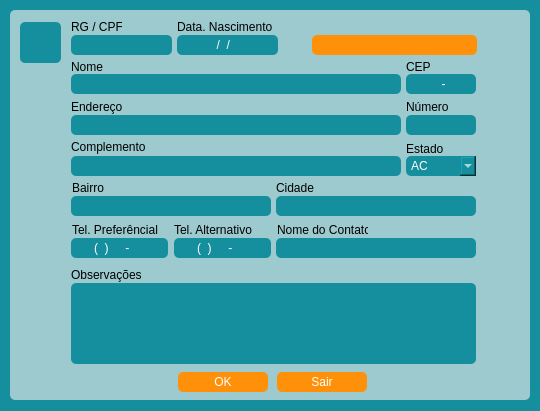
<?xml version="1.0" encoding="UTF-8"?>
<ui version="4.0">
 <class>FrmCadastroCliente</class>
 <widget class="QMainWindow" name="FrmCadastroCliente">
  <property name="windowModality">
   <enum>Qt::ApplicationModal</enum>
  </property>
  <property name="geometry">
   <rect>
    <x>0</x>
    <y>0</y>
    <width>540</width>
    <height>411</height>
   </rect>
  </property>
  <property name="sizePolicy">
   <sizepolicy hsizetype="Preferred" vsizetype="Preferred">
    <horstretch>49</horstretch>
    <verstretch>0</verstretch>
   </sizepolicy>
  </property>
  <property name="minimumSize">
   <size>
    <width>490</width>
    <height>282</height>
   </size>
  </property>
  <property name="sizeIncrement">
   <size>
    <width>490</width>
    <height>282</height>
   </size>
  </property>
  <property name="baseSize">
   <size>
    <width>490</width>
    <height>282</height>
   </size>
  </property>
  <property name="focusPolicy">
   <enum>Qt::StrongFocus</enum>
  </property>
  <property name="windowTitle">
   <string>Cadastra Cliente</string>
  </property>
  <property name="windowIcon">
   <iconset>
    <normaloff>imagens/icon-cachorro-marrom-30.png</normaloff>imagens/icon-cachorro-marrom-30.png</iconset>
  </property>
  <property name="styleSheet">
   <string notr="true">background-color: rgb(21, 143, 157);</string>
  </property>
  <property name="iconSize">
   <size>
    <width>30</width>
    <height>30</height>
   </size>
  </property>
  <widget class="QWidget" name="centralwidget">
   <widget class="QWidget" name="widget" native="true">
    <property name="geometry">
     <rect>
      <x>10</x>
      <y>10</y>
      <width>520</width>
      <height>390</height>
     </rect>
    </property>
    <property name="styleSheet">
     <string notr="true">background-color: rgb(156, 202, 206);
border-radius:5px</string>
    </property>
    <widget class="QPushButton" name="btn_cli_cadastrar">
     <property name="geometry">
      <rect>
       <x>168</x>
       <y>362</y>
       <width>90</width>
       <height>20</height>
      </rect>
     </property>
     <property name="cursor">
      <cursorShape>PointingHandCursor</cursorShape>
     </property>
     <property name="styleSheet">
      <string notr="true">QPushButton{
color: rgb(255, 255, 255);
background-color: rgb(255, 145, 10);
border-radius:5px
}

QPushButton:hover{
color:rgb(255, 145, 10);
background-color: rgb(255, 255, 255);
border-radius:5px
}
</string>
     </property>
     <property name="text">
      <string>OK</string>
     </property>
     <property name="icon">
      <iconset>
       <normaloff>../../imagens/icon-add.png</normaloff>../../imagens/icon-add.png</iconset>
     </property>
    </widget>
    <widget class="QPushButton" name="btn_cli_sair">
     <property name="geometry">
      <rect>
       <x>267</x>
       <y>362</y>
       <width>90</width>
       <height>20</height>
      </rect>
     </property>
     <property name="cursor">
      <cursorShape>PointingHandCursor</cursorShape>
     </property>
     <property name="styleSheet">
      <string notr="true">QPushButton{
color: rgb(255, 255, 255);
background-color: rgb(255, 145, 10);
border-radius:5px
}

QPushButton:hover{
color:rgb(255, 145, 10);
background-color: rgb(255, 255, 255);
border-radius:5px
}
</string>
     </property>
     <property name="text">
      <string>Sair</string>
     </property>
     <property name="icon">
      <iconset>
       <normaloff>../../imagens/icons-sinal-saída.png</normaloff>../../imagens/icons-sinal-saída.png</iconset>
     </property>
    </widget>
    <widget class="QLineEdit" name="cad_cli_txt_cep">
     <property name="geometry">
      <rect>
       <x>396</x>
       <y>64</y>
       <width>70</width>
       <height>20</height>
      </rect>
     </property>
     <property name="styleSheet">
      <string notr="true">color: rgb(255, 255, 255);
background-color: rgb(21, 143, 157);
border-radius:5px</string>
     </property>
     <property name="inputMask">
      <string>00000-000</string>
     </property>
     <property name="maxLength">
      <number>9</number>
     </property>
     <property name="alignment">
      <set>Qt::AlignCenter</set>
     </property>
    </widget>
    <widget class="QLineEdit" name="cad_cli_txt_nome">
     <property name="geometry">
      <rect>
       <x>61</x>
       <y>64</y>
       <width>330</width>
       <height>20</height>
      </rect>
     </property>
     <property name="styleSheet">
      <string notr="true">color: rgb(255, 255, 255);
background-color: rgb(21, 143, 157);
border-radius:5px</string>
     </property>
     <property name="maxLength">
      <number>60</number>
     </property>
     <property name="alignment">
      <set>Qt::AlignLeading|Qt::AlignLeft|Qt::AlignVCenter</set>
     </property>
    </widget>
    <widget class="QLabel" name="label_8">
     <property name="geometry">
      <rect>
       <x>396</x>
       <y>132</y>
       <width>47</width>
       <height>13</height>
      </rect>
     </property>
     <property name="text">
      <string>Estado</string>
     </property>
    </widget>
    <widget class="QLineEdit" name="cad_cli_txt_cidade">
     <property name="enabled">
      <bool>true</bool>
     </property>
     <property name="geometry">
      <rect>
       <x>266</x>
       <y>186</y>
       <width>200</width>
       <height>20</height>
      </rect>
     </property>
     <property name="styleSheet">
      <string notr="true">color: rgb(255, 255, 255);
background-color: rgb(21, 143, 157);
border-radius:5px</string>
     </property>
     <property name="maxLength">
      <number>40</number>
     </property>
    </widget>
    <widget class="QLineEdit" name="cad_cli_txt_end_numero">
     <property name="geometry">
      <rect>
       <x>396</x>
       <y>105</y>
       <width>70</width>
       <height>20</height>
      </rect>
     </property>
     <property name="styleSheet">
      <string notr="true">color: rgb(255, 255, 255);
background-color: rgb(21, 143, 157);
border-radius:5px</string>
     </property>
     <property name="inputMask">
      <string>00000</string>
     </property>
     <property name="maxLength">
      <number>5</number>
     </property>
     <property name="alignment">
      <set>Qt::AlignCenter</set>
     </property>
    </widget>
    <widget class="QLabel" name="label_5">
     <property name="geometry">
      <rect>
       <x>61</x>
       <y>9</y>
       <width>51</width>
       <height>16</height>
      </rect>
     </property>
     <property name="text">
      <string>RG / CPF</string>
     </property>
    </widget>
    <widget class="QLineEdit" name="cad_cli_txt_doc">
     <property name="geometry">
      <rect>
       <x>61</x>
       <y>25</y>
       <width>101</width>
       <height>20</height>
      </rect>
     </property>
     <property name="focusPolicy">
      <enum>Qt::TabFocus</enum>
     </property>
     <property name="styleSheet">
      <string notr="true">color: rgb(255, 255, 255);
background-color: rgb(21, 143, 157);
border-radius:5px</string>
     </property>
     <property name="inputMask">
      <string>99999999999</string>
     </property>
     <property name="maxLength">
      <number>11</number>
     </property>
     <property name="alignment">
      <set>Qt::AlignLeading|Qt::AlignLeft|Qt::AlignVCenter</set>
     </property>
    </widget>
    <widget class="QLabel" name="label_6">
     <property name="geometry">
      <rect>
       <x>62</x>
       <y>170</y>
       <width>71</width>
       <height>16</height>
      </rect>
     </property>
     <property name="text">
      <string>Bairro</string>
     </property>
    </widget>
    <widget class="QLabel" name="label">
     <property name="geometry">
      <rect>
       <x>61</x>
       <y>50</y>
       <width>47</width>
       <height>13</height>
      </rect>
     </property>
     <property name="text">
      <string>Nome</string>
     </property>
    </widget>
    <widget class="QLabel" name="label_7">
     <property name="geometry">
      <rect>
       <x>266</x>
       <y>170</y>
       <width>71</width>
       <height>16</height>
      </rect>
     </property>
     <property name="text">
      <string>Cidade</string>
     </property>
    </widget>
    <widget class="QLabel" name="label_3">
     <property name="geometry">
      <rect>
       <x>61</x>
       <y>129</y>
       <width>91</width>
       <height>16</height>
      </rect>
     </property>
     <property name="text">
      <string>Complemento</string>
     </property>
    </widget>
    <widget class="QLabel" name="label_10">
     <property name="geometry">
      <rect>
       <x>396</x>
       <y>89</y>
       <width>51</width>
       <height>16</height>
      </rect>
     </property>
     <property name="text">
      <string>Número</string>
     </property>
    </widget>
    <widget class="QLabel" name="label_9">
     <property name="geometry">
      <rect>
       <x>396</x>
       <y>50</y>
       <width>47</width>
       <height>13</height>
      </rect>
     </property>
     <property name="text">
      <string>CEP</string>
     </property>
    </widget>
    <widget class="QLineEdit" name="cad_cli_txt_end">
     <property name="geometry">
      <rect>
       <x>61</x>
       <y>105</y>
       <width>330</width>
       <height>20</height>
      </rect>
     </property>
     <property name="styleSheet">
      <string notr="true">color: rgb(255, 255, 255);
background-color: rgb(21, 143, 157);
border-radius:5px</string>
     </property>
     <property name="maxLength">
      <number>60</number>
     </property>
    </widget>
    <widget class="QLabel" name="label_2">
     <property name="geometry">
      <rect>
       <x>61</x>
       <y>89</y>
       <width>61</width>
       <height>16</height>
      </rect>
     </property>
     <property name="text">
      <string>Endereço</string>
     </property>
    </widget>
    <widget class="QLineEdit" name="cad_cli_txt_bairro">
     <property name="geometry">
      <rect>
       <x>61</x>
       <y>186</y>
       <width>200</width>
       <height>20</height>
      </rect>
     </property>
     <property name="styleSheet">
      <string notr="true">color: rgb(255, 255, 255);
background-color: rgb(21, 143, 157);
border-radius:5px</string>
     </property>
     <property name="maxLength">
      <number>40</number>
     </property>
    </widget>
    <widget class="QLineEdit" name="cad_cli_txt_complemento">
     <property name="geometry">
      <rect>
       <x>61</x>
       <y>146</y>
       <width>330</width>
       <height>20</height>
      </rect>
     </property>
     <property name="styleSheet">
      <string notr="true">color: rgb(255, 255, 255);
background-color: rgb(21, 143, 157);
border-radius:5px</string>
     </property>
     <property name="maxLength">
      <number>60</number>
     </property>
    </widget>
    <widget class="QLabel" name="label_13">
     <property name="geometry">
      <rect>
       <x>10</x>
       <y>12</y>
       <width>41</width>
       <height>41</height>
      </rect>
     </property>
     <property name="styleSheet">
      <string notr="true">color: rgb(255, 255, 255);
background-color: rgb(21, 143, 157);
border-radius:5px</string>
     </property>
     <property name="text">
      <string/>
     </property>
     <property name="pixmap">
      <pixmap>../../imagens/user.png</pixmap>
     </property>
     <property name="scaledContents">
      <bool>true</bool>
     </property>
    </widget>
    <widget class="QComboBox" name="comboBox_UF">
     <property name="geometry">
      <rect>
       <x>396</x>
       <y>146</y>
       <width>70</width>
       <height>20</height>
      </rect>
     </property>
     <property name="styleSheet">
      <string notr="true">color: rgb(255, 255, 255);
background-color: rgb(21, 143, 157);
border-radius:5px</string>
     </property>
     <item>
      <property name="text">
       <string>AC</string>
      </property>
     </item>
     <item>
      <property name="text">
       <string>AL</string>
      </property>
     </item>
     <item>
      <property name="text">
       <string>AP</string>
      </property>
     </item>
     <item>
      <property name="text">
       <string>AM</string>
      </property>
     </item>
     <item>
      <property name="text">
       <string>BA</string>
      </property>
     </item>
     <item>
      <property name="text">
       <string>CE</string>
      </property>
     </item>
     <item>
      <property name="text">
       <string>DF</string>
      </property>
     </item>
     <item>
      <property name="text">
       <string>ES</string>
      </property>
     </item>
     <item>
      <property name="text">
       <string>GO</string>
      </property>
     </item>
     <item>
      <property name="text">
       <string>MA</string>
      </property>
     </item>
     <item>
      <property name="text">
       <string>MT</string>
      </property>
     </item>
     <item>
      <property name="text">
       <string>MS</string>
      </property>
     </item>
     <item>
      <property name="text">
       <string>MG</string>
      </property>
     </item>
     <item>
      <property name="text">
       <string>PA</string>
      </property>
     </item>
     <item>
      <property name="text">
       <string>PB</string>
      </property>
     </item>
     <item>
      <property name="text">
       <string>PR</string>
      </property>
     </item>
     <item>
      <property name="text">
       <string>PE</string>
      </property>
     </item>
     <item>
      <property name="text">
       <string>PI</string>
      </property>
     </item>
     <item>
      <property name="text">
       <string>RJ</string>
      </property>
     </item>
     <item>
      <property name="text">
       <string>RN</string>
      </property>
     </item>
     <item>
      <property name="text">
       <string>RS</string>
      </property>
     </item>
     <item>
      <property name="text">
       <string>RO</string>
      </property>
     </item>
     <item>
      <property name="text">
       <string>RR</string>
      </property>
     </item>
     <item>
      <property name="text">
       <string>SC</string>
      </property>
     </item>
     <item>
      <property name="text">
       <string>SP</string>
      </property>
     </item>
     <item>
      <property name="text">
       <string>SE</string>
      </property>
     </item>
     <item>
      <property name="text">
       <string>TO</string>
      </property>
     </item>
    </widget>
    <widget class="QLineEdit" name="cad_cli_txt_fone_preferencial">
     <property name="geometry">
      <rect>
       <x>61</x>
       <y>228</y>
       <width>97</width>
       <height>20</height>
      </rect>
     </property>
     <property name="styleSheet">
      <string notr="true">color: rgb(255, 255, 255);
background-color: rgb(21, 143, 157);
border-radius:5px</string>
     </property>
     <property name="inputMask">
      <string>(00)00000-0000</string>
     </property>
     <property name="maxLength">
      <number>14</number>
     </property>
     <property name="alignment">
      <set>Qt::AlignCenter</set>
     </property>
    </widget>
    <widget class="QLineEdit" name="cad_cli_txt_fone_alternativo">
     <property name="geometry">
      <rect>
       <x>164</x>
       <y>228</y>
       <width>97</width>
       <height>20</height>
      </rect>
     </property>
     <property name="styleSheet">
      <string notr="true">color: rgb(255, 255, 255);
background-color: rgb(21, 143, 157);
border-radius:5px</string>
     </property>
     <property name="inputMask">
      <string>(00)00000-0000</string>
     </property>
     <property name="maxLength">
      <number>14</number>
     </property>
     <property name="cursorPosition">
      <number>0</number>
     </property>
     <property name="alignment">
      <set>Qt::AlignCenter</set>
     </property>
    </widget>
    <widget class="QLabel" name="label_11">
     <property name="geometry">
      <rect>
       <x>62</x>
       <y>212</y>
       <width>101</width>
       <height>16</height>
      </rect>
     </property>
     <property name="text">
      <string>Tel. Preferêncial</string>
     </property>
    </widget>
    <widget class="QLabel" name="label_12">
     <property name="geometry">
      <rect>
       <x>164</x>
       <y>212</y>
       <width>91</width>
       <height>16</height>
      </rect>
     </property>
     <property name="text">
      <string>Tel. Alternativo</string>
     </property>
    </widget>
    <widget class="QLineEdit" name="cad_cli_txt_data_nasc">
     <property name="geometry">
      <rect>
       <x>167</x>
       <y>25</y>
       <width>101</width>
       <height>20</height>
      </rect>
     </property>
     <property name="styleSheet">
      <string notr="true">color: rgb(255, 255, 255);
background-color: rgb(21, 143, 157);
border-radius:5px</string>
     </property>
     <property name="inputMask">
      <string>00/00/0000</string>
     </property>
     <property name="maxLength">
      <number>10</number>
     </property>
     <property name="alignment">
      <set>Qt::AlignCenter</set>
     </property>
    </widget>
    <widget class="QLabel" name="label_14">
     <property name="geometry">
      <rect>
       <x>167</x>
       <y>9</y>
       <width>111</width>
       <height>16</height>
      </rect>
     </property>
     <property name="text">
      <string>Data. Nascimento</string>
     </property>
    </widget>
    <widget class="QLabel" name="cad_cli_data_cadastro">
     <property name="geometry">
      <rect>
       <x>302</x>
       <y>25</y>
       <width>165</width>
       <height>20</height>
      </rect>
     </property>
     <property name="styleSheet">
      <string notr="true">color: rgb(255, 255, 255);
background-color: rgb(255, 145, 10);
border-radius:5px</string>
     </property>
     <property name="text">
      <string>&lt;html&gt;&lt;head/&gt;&lt;body&gt;&lt;p&gt;&lt;br/&gt;&lt;/p&gt;&lt;/body&gt;&lt;/html&gt;</string>
     </property>
     <property name="alignment">
      <set>Qt::AlignCenter</set>
     </property>
    </widget>
    <widget class="QPlainTextEdit" name="cad_cli_txt_observacao">
     <property name="geometry">
      <rect>
       <x>61</x>
       <y>273</y>
       <width>405</width>
       <height>81</height>
      </rect>
     </property>
     <property name="styleSheet">
      <string notr="true">color: rgb(255, 255, 255);
background-color: rgb(21, 143, 157);
border-radius:5px</string>
     </property>
    </widget>
    <widget class="QLabel" name="label_15">
     <property name="geometry">
      <rect>
       <x>61</x>
       <y>257</y>
       <width>101</width>
       <height>16</height>
      </rect>
     </property>
     <property name="text">
      <string>Observações</string>
     </property>
    </widget>
    <widget class="QLineEdit" name="cad_cli_txt_contato_alternativo.">
     <property name="enabled">
      <bool>true</bool>
     </property>
     <property name="geometry">
      <rect>
       <x>266</x>
       <y>228</y>
       <width>200</width>
       <height>20</height>
      </rect>
     </property>
     <property name="styleSheet">
      <string notr="true">color: rgb(255, 255, 255);
background-color: rgb(21, 143, 157);
border-radius:5px</string>
     </property>
     <property name="maxLength">
      <number>60</number>
     </property>
    </widget>
    <widget class="QLabel" name="label_16">
     <property name="geometry">
      <rect>
       <x>267</x>
       <y>212</y>
       <width>91</width>
       <height>16</height>
      </rect>
     </property>
     <property name="text">
      <string>Nome do Contato</string>
     </property>
    </widget>
   </widget>
  </widget>
 </widget>
 <tabstops>
  <tabstop>cad_cli_txt_doc</tabstop>
  <tabstop>cad_cli_txt_data_nasc</tabstop>
  <tabstop>cad_cli_txt_nome</tabstop>
  <tabstop>cad_cli_txt_cep</tabstop>
  <tabstop>cad_cli_txt_end</tabstop>
  <tabstop>cad_cli_txt_end_numero</tabstop>
  <tabstop>cad_cli_txt_complemento</tabstop>
  <tabstop>comboBox_UF</tabstop>
  <tabstop>cad_cli_txt_bairro</tabstop>
  <tabstop>cad_cli_txt_cidade</tabstop>
  <tabstop>cad_cli_txt_fone_preferencial</tabstop>
  <tabstop>cad_cli_txt_fone_alternativo</tabstop>
  <tabstop>cad_cli_txt_contato_alternativo.</tabstop>
  <tabstop>cad_cli_txt_observacao</tabstop>
  <tabstop>btn_cli_cadastrar</tabstop>
  <tabstop>btn_cli_sair</tabstop>
 </tabstops>
 <resources/>
 <connections>
  <connection>
   <sender>btn_cli_sair</sender>
   <signal>clicked()</signal>
   <receiver>FrmCadastroCliente</receiver>
   <slot>close()</slot>
   <hints>
    <hint type="sourcelabel">
     <x>322</x>
     <y>381</y>
    </hint>
    <hint type="destinationlabel">
     <x>247</x>
     <y>205</y>
    </hint>
   </hints>
  </connection>
 </connections>
</ui>
